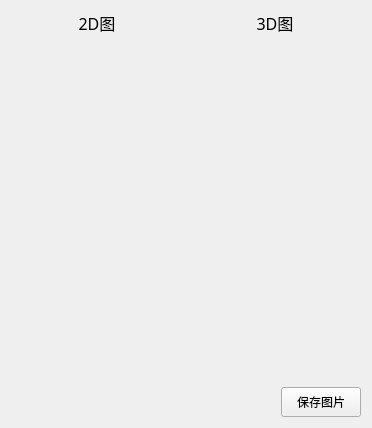
                <widget class="QWidget" name="tab_2">
                 <property name="sizePolicy">
                  <sizepolicy hsizetype="Expanding" vsizetype="Expanding">
                   <horstretch>0</horstretch>
                   <verstretch>0</verstretch>
                  </sizepolicy>
                 </property>
                 <property name="minimumSize">
                  <size>
                   <width>0</width>
                   <height>0</height>
                  </size>
                 </property>
                 <attribute name="title">
                  <string>晶圆面型</string>
                 </attribute>
                 <layout class="QGridLayout" name="gridLayout_4">
                  <item row="0" column="0">
                   <layout class="QVBoxLayout" name="verticalLayout_21">
                    <item>
                     <layout class="QHBoxLayout" name="horizontalLayout_31">
                      <item>
                       <widget class="QLabel" name="label_28">
                        <property name="sizePolicy">
                         <sizepolicy hsizetype="Preferred" vsizetype="Fixed">
                          <horstretch>0</horstretch>
                          <verstretch>0</verstretch>
                         </sizepolicy>
                        </property>
                        <property name="font">
                         <font>
                          <family>微软雅黑</family>
                          <pointsize>12</pointsize>
                         </font>
                        </property>
                        <property name="text">
                         <string>2D图</string>
                        </property>
                        <property name="alignment">
                         <set>Qt::AlignCenter</set>
                        </property>
                       </widget>
                      </item>
                      <item>
                       <widget class="QLabel" name="label_36">
                        <property name="sizePolicy">
                         <sizepolicy hsizetype="Preferred" vsizetype="Fixed">
                          <horstretch>0</horstretch>
                          <verstretch>0</verstretch>
                         </sizepolicy>
                        </property>
                        <property name="font">
                         <font>
                          <family>微软雅黑</family>
                          <pointsize>12</pointsize>
                         </font>
                        </property>
                        <property name="text">
                         <string>3D图</string>
                        </property>
                        <property name="alignment">
                         <set>Qt::AlignCenter</set>
                        </property>
                       </widget>
                      </item>
                     </layout>
                    </item>
                    <item>
                     <layout class="QHBoxLayout" name="horizontalLayout_Viewer">
                      <item>
                       <widget class="QCustomPlot" name="widget_plot_chipheatmap" native="true">
                        <property name="sizePolicy">
                         <sizepolicy hsizetype="Preferred" vsizetype="Preferred">
                          <horstretch>0</horstretch>
                          <verstretch>0</verstretch>
                         </sizepolicy>
                        </property>
                        <property name="minimumSize">
                         <size>
                          <width>350</width>
                          <height>300</height>
                         </size>
                        </property>
                        <property name="maximumSize">
                         <size>
                          <width>16777215</width>
                          <height>16777215</height>
                         </size>
                        </property>
                        <property name="sizeIncrement">
                         <size>
                          <width>0</width>
                          <height>0</height>
                         </size>
                        </property>
                        <property name="baseSize">
                         <size>
                          <width>500</width>
                          <height>400</height>
                         </size>
                        </property>
                        <property name="layoutDirection">
                         <enum>Qt::LeftToRight</enum>
                        </property>
                       </widget>
                      </item>
                     </layout>
                    </item>
                    <item>
                     <spacer name="verticalSpacer_11">
                      <property name="orientation">
                       <enum>Qt::Vertical</enum>
                      </property>
                      <property name="sizeHint" stdset="0">
                       <size>
                        <width>20</width>
                        <height>40</height>
                       </size>
                      </property>
                     </spacer>
                    </item>
                    <item>
                     <layout class="QHBoxLayout" name="horizontalLayout_27" stretch="0,0">
                      <property name="spacing">
                       <number>0</number>
                      </property>
                      <property name="leftMargin">
                       <number>0</number>
                      </property>
                      <property name="topMargin">
                       <number>0</number>
                      </property>
                      <property name="rightMargin">
                       <number>0</number>
                      </property>
                      <property name="bottomMargin">
                       <number>0</number>
                      </property>
                      <item>
                       <spacer name="horizontalSpacer_13">
                        <property name="orientation">
                         <enum>Qt::Horizontal</enum>
                        </property>
                        <property name="sizeHint" stdset="0">
                         <size>
                          <width>40</width>
                          <height>20</height>
                         </size>
                        </property>
                       </spacer>
                      </item>
                      <item>
                       <widget class="QPushButton" name="pushButton_save_surface">
                        <property name="sizePolicy">
                         <sizepolicy hsizetype="Minimum" vsizetype="Preferred">
                          <horstretch>0</horstretch>
                          <verstretch>0</verstretch>
                         </sizepolicy>
                        </property>
                        <property name="minimumSize">
                         <size>
                          <width>30</width>
                          <height>30</height>
                         </size>
                        </property>
                        <property name="font">
                         <font>
                          <family>微软雅黑</family>
                         </font>
                        </property>
                        <property name="styleSheet">
                         <string notr="true"/>
                        </property>
                        <property name="text">
                         <string>保存图片</string>
                        </property>
                       </widget>
                      </item>
                     </layout>
                    </item>
                   </layout>
                  </item>
                 </layout>
                </widget>
